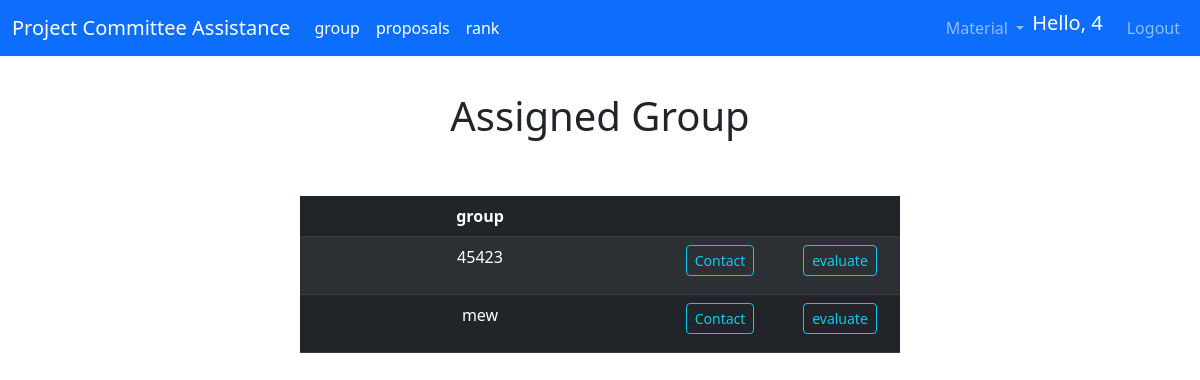
Page /faculty_view_group (signed in) on the earlier database version.
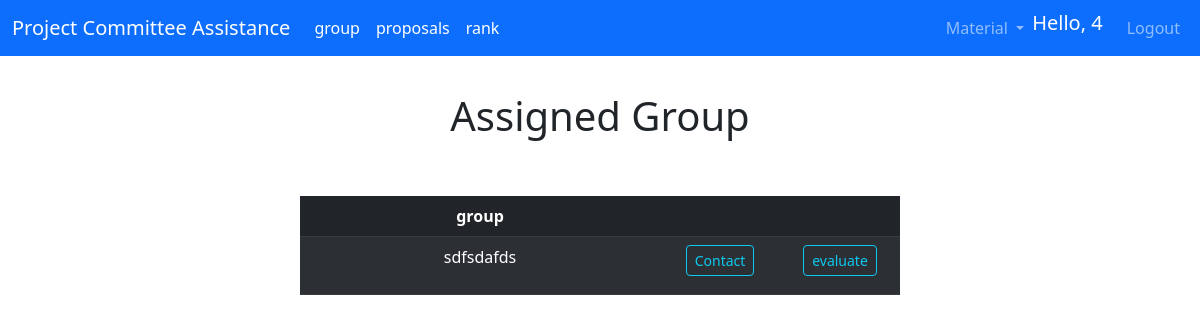
Same page on the later database version.
### app/models.py (models this page shows, shortened)
class Group(db.Model):
    id = db.Column(db.Integer, primary_key=True)
    gpa = db.Column(db.Float)
    name = db.Column(db.String(20), nullable=False, unique=True)
    score = db.Column(db.Integer)
    ranked = db.Column(db.Boolean, default=False)
    members = db.relationship('User', backref='group', lazy=True)
    holder = db.relationship('Proposal', backref='group', lazy=True)

### app/routes.py (the view)
@app.route('/faculty_view_group', methods=['GET', 'POST'])
def facultyView():
    proposals = Proposal.query.filter_by(author = current_user.id)
    groups = []
    addresses = []
    address = ""
    for proposal in proposals:
        group = Group.query.filter_by(id = proposal.holder).first()
        if group is not None:
            groups.append(group)
            members = group.members
            for member in members:
                address += str(member.email)
                address += str(",")
            address = address.rstrip(",")
            addresses.append(address)
            print(address)
            print(addresses)
            addresses.reverse()
    return render_template("assigned_group.html", title='Proposal', groups=groups, addresses = addresses)

### app/models.py (called while the page is built)
@login.user_loader
def load_user(id):
    return User.query.get(int(id))

### app/templates/assigned_group.html
{% extends "base.html" %}
{% block content %}
<h1 class="d-flex aligns-items-center justify-content-center header" style= "margin-top: 3%;">Assigned Group</h1>
<br>
<br>
<div class="text-center" style="margin-left : 25% ;width: 50%;">
    <table class="table d-table table-dark table-striped">
        <thead>
            <tr>
            <th scope="col">group</th>
            <th scope="col" style="width: 20%;"></th>
            <th scope="col" style="width: 20%;"></th>
            </tr>
        </thead>
        <tbody>
            {% for group in groups %}
            <tr>
                <td>{{ group.name }}</td>
                <td><a href="mailto:{{ addresses.pop() }}" class="btn btn-outline-info btn-sm" style="margin-bottom: 10px;" >Contact</a>
                </td>
                <td>
                    {% if group.score == -1 %}
                    <a href="{{ url_for('evaluate', id = group.id) }}" class="btn btn-outline-info btn-sm" style="margin-bottom: 10px;">evaluate</a>
                    {% endif %}
                </td>
            </tr>
            {% endfor %}
        </tbody>
    </table>
    </div>
{% endblock %}

Differences in the rows shown:
no longer on this page (row unchanged): Group: name "45423"
removed Group: name "mew"
added Group: name "sdfsdafds"
